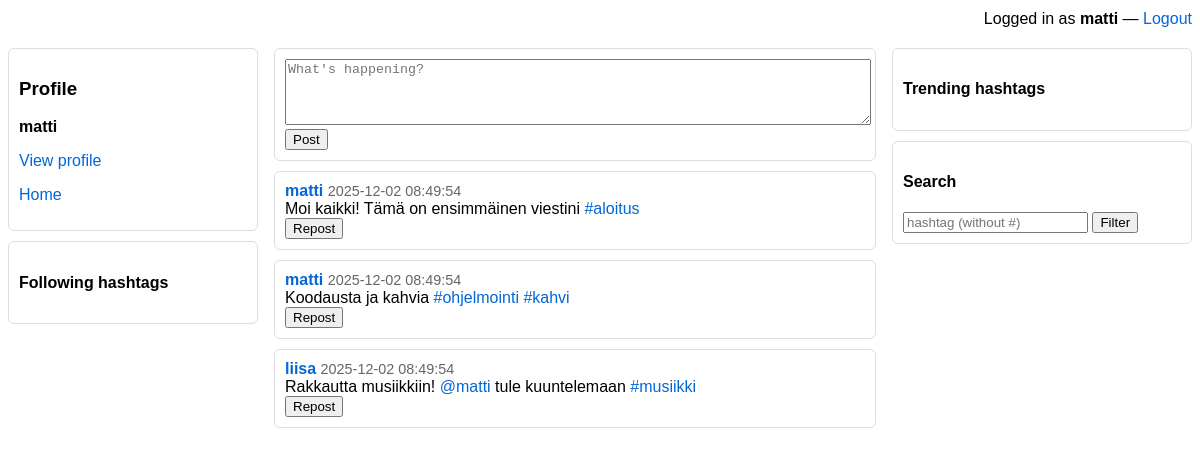
The app's page /iteration/index.php (signed in) with its own data.
### tables this page shows
CREATE TABLE `posts` (
  `post_id` int(11) NOT NULL,
  `user_id` int(11) NOT NULL,
  `content` varchar(144) NOT NULL,
  `created_at` timestamp NOT NULL DEFAULT current_timestamp()
);

CREATE TABLE `users` (
  `user_id` int(11) NOT NULL,
  `username` varchar(50) NOT NULL,
  `email` varchar(100) NOT NULL,
  `password_hash` varchar(255) NOT NULL,
  `bio` text DEFAULT NULL,
  `profile_picture_url` varchar(255) DEFAULT NULL,
  `created_at` timestamp NOT NULL DEFAULT current_timestamp()
);

### iteration/config.php (called while the page is built, shortened)
<?php
function current_username() {
    return $_SESSION['username'] ?? null;
}
?>

### iteration/fetch_posts.php (the view, shortened to what this page needs)
<?php
require_once 'config.php';
$params = [];
$sql = "SELECT p.post_id, p.content, p.created_at, u.user_id, u.username, u.profile_picture_url
        FROM posts p
        JOIN users u ON p.user_id = u.user_id";
$sql .= " ORDER BY p.created_at DESC LIMIT 100";
if ($params) {
    $stmt = $mysqli->prepare($sql);
    $stmt->bind_param('s', $params[0]);
} else {
    $stmt = $mysqli->prepare($sql);
}
$stmt->execute();
$res = $stmt->get_result();
while ($row = $res->fetch_assoc()) {
    $u = htmlspecialchars($row['username']);
    $content = htmlspecialchars($row['content']);
    $content = preg_replace('/#([A-Za-z0-9_åäöÅÄÖ\-]+)/u', '<a href="index.php?hashtag=$1">#$1</a>', $content);
    $content = preg_replace('/@([A-Za-z0-9_]+)/', '<a href="profile.php?u=$1">@$1</a>', $content);
    echo "<div class='card'>
            <div class='card-header'><strong><a href='profile.php?u={$u}'>$u</a></strong> <small>{$row['created_at']}</small></div>
            <div class='card-body'>{$content}</div>
            <div class='card-actions'>
                <form method='post' action='repost.php' style='display:inline;'><input type='hidden' name='post_id' value='{$row['post_id']}'><button>Repost</button></form>
            </div>
          </div>";
}

### iteration/index.php (shortened to what this page needs)
<?php
require_once 'config.php';
$filterHashtag = $_GET['hashtag'] ?? null;
?>
<!doctype html>
<html>
<head>
</head>
<body>
<div style="max-width:1200px;margin:10px auto;text-align:right;">
    Logged in as <strong><?=htmlspecialchars(current_username())?></strong> — <a href="logout.php">Logout</a>
</div>
<div class="container">
  <div class="left">
    <div class="card">
      <h3>Profile</h3>
      <p><strong><?=htmlspecialchars(current_username())?></strong></p>
      <p><a href="profile.php?u=<?=urlencode(current_username())?>">View profile</a></p>
      <p><a href="index.php">Home</a></p>
    </div>
    <div class="card">
      <h4>Following hashtags</h4>
    </div>
  </div>
  <div>
    <div class="card">
      <form method="post" action="post.php">
        <textarea name="content" maxlength="144" placeholder="What's happening?"></textarea><br>
        <button>Post</button>
      </form>
    </div>
    <div id="feed">
      <?php include 'fetch_posts.php'; ?>
    </div>
  </div>
  <div class="right">
    <div class="card">
      <h4>Trending hashtags</h4>
    </div>
    <div class="card">
      <h4>Search</h4>
      <form method="get" action="index.php">
        <input name="hashtag" placeholder="hashtag (without #)" value="<?=htmlspecialchars($filterHashtag)?>">
        <button>Filter</button>
      </form>
    </div>
  </div>
</div>
</body>
</html>

### iteration/index.php (style rules this page uses)
:root { font-family:Arial,Helvetica,sans-serif }
.container { display:grid; grid-template-columns: 250px 1fr 300px; gap:16px; max-width:1200px; margin:20px auto; }
.card { border:1px solid #ddd; padding:10px; margin-bottom:10px; border-radius:6px; background:#fff; }
.left, .right { position:sticky; top:10px; }
textarea { width:100%; min-height:60px; }
.card-header small { color:#666; font-size:90%; }
a { text-decoration:none; color:#0366d6; }

### records on screen
posts: user.username "matti", created_at "2025-12-02 08:49:54", content "Moi kaikki! Tämä on ensimmäinen viestini #aloitus"
posts: user.username "matti", created_at "2025-12-02 08:49:54", content "Koodausta ja kahvia #ohjelmointi #kahvi"
posts: user.username "liisa", created_at "2025-12-02 08:49:54", content "Rakkautta musiikkiin! @matti tule kuuntelemaan #musiikki"

### other values on screen
current_username() "matti"
